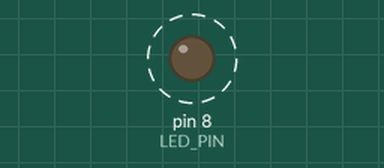
This sketch was run on a simulated Arduino Uno, built with avr-gcc and run on an emulated ATmega328P. Parts: output pins drawn as LEDs (lit = HIGH). Dashed ring = blinking.

Above: at 1.0 s.
Timing chart, 0 to 4.6 s (numbered marks = the images above):
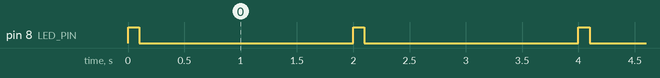

The sketch:

led_flash.ino
```cpp
#define LED_PIN 8

void setup() {
  pinMode(LED_PIN, OUTPUT);
}

void loop() {
  digitalWrite(LED_PIN, HIGH); // LED'i yak
  delay(100);
  digitalWrite(LED_PIN, LOW); // LED'i yak
  delay(1900);
}
```

Measured:
- by itself, pin 8 (LED_PIN): alternates HIGH for 0.10 s and LOW for 1.9 s
